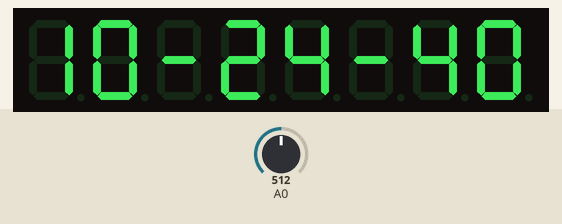
This sketch was run on a simulated Arduino Uno, built with avr-gcc and run on an emulated ATmega328P. Shown: 8-digit seven-segment display. Inputs (shaded band) come from the test bench; at power-on: A0 = 512. The local clock reads 2024-03-15 10:24:30 at power-on unless the sketch sets it.

Above: at 10.8 s.
10.9 s: A0 set to 716
At 11.8 s:
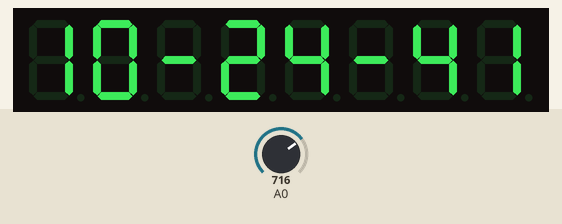
12.5 s: A0 set to 900
At 13.4 s:
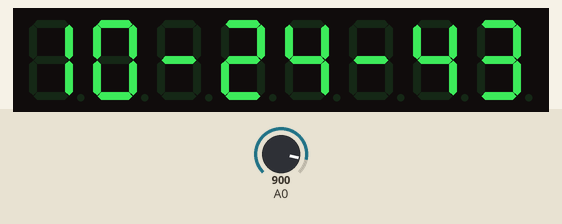
14.5 s: A0 set to 1023
At 21.5 s:
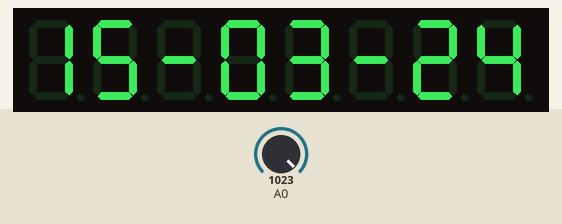
Timing chart, 0 to 22.5 s (numbered marks = the images above; inputs shaded):
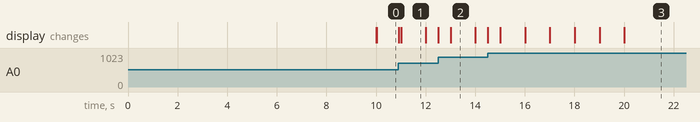

The sketch:

PBrtc.ino
```cpp
/*
rtc_8segement
Real Time Clock with 8 Digit Segment-Display
Needed Hardware:-

An Arduino or compatible board like:
8 Digit Segment-Display with MAX7219
DS1307 RTC Breakout Board - Kit

Created by:
05/17/2012 by Marcel Hauri, http://m83.ch
Modified by:
02/05/2018 by Paul Bartlett, www.github.com/bartleph

Display shows time as HH-MM-SS and at every 10 sec interval switches to date as DD-MM-YY for 10 secs
*/


#include <LedControl.h>
#include <Wire.h>
#include "RTClib.h"

// SDA: A5
// SCL: A4
RTC_DS1307 RTC;

// PIN 10: CS
// PIN 11: CLK
// PIN 12: DIN
LedControl lc=LedControl(12,11,10,1);

void setup() {
  lc.shutdown(0,false);
  lc.setIntensity(0,1);
  lc.clearDisplay(0);
  Serial.begin(9600);
  Wire.begin();
  RTC.begin();

  if (! RTC.isrunning()) {
    RTC.adjust(DateTime(__DATE__, __TIME__));
  }
}

void printLCD(int v, int a, int b) {
    int ones;
    int tens;

    ones=v%10;
    v=v/10;
    tens=v%10;

    lc.setDigit(0,a,(byte)ones,false);
    lc.setDigit(0,b,(byte)tens,false);
}

void loop() {
  DateTime now = RTC.now();

  int sensorValue = analogRead(A0);
  int val = (sensorValue/100)+1;
  lc.setIntensity(0,val);
  if (now.second() == 10 or now.second()==30 or now.second()==50)

  {
  printLCD(now.year(), 0, 1);
  lc.setChar(0,2,'-',false);
  printLCD(now.month(), 3, 4);
  lc.setChar(0,5,'-',false);
  printLCD(now.day(), 6, 7);
  delay(10000);


  }
  printLCD(now.second(), 0, 1);
  lc.setChar(0,2,'-',false);
  printLCD(now.minute(), 3, 4);
  lc.setChar(0,5,'-',false);
  printLCD(now.hour(), 6, 7);
  delay(10);

}
```

Measured:
- what the display in image 1 shows lasts 1.0 s, from 11.0 s to 12.0 s
